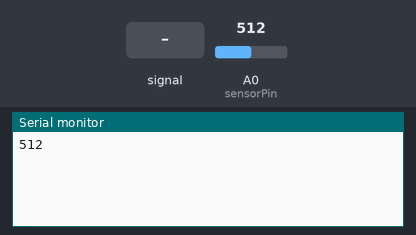
Simulated run of this sketch. Board: Arduino Uno, built with avr-gcc and run on an emulated ATmega328P. Parts: the last lines printed to the serial monitor. Inputs (shaded band) come from the test bench; at power-on: A0 (sensorPin) = 512.

Above: at 1.2 s.
1.3 s: A0 (sensorPin) fed a 200 Hz sine of ±81 counts around its level
At 1.8 s:
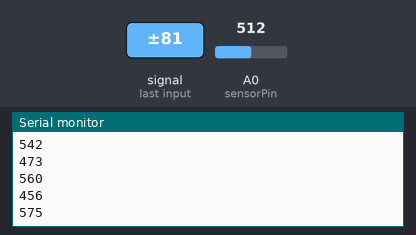
2.8 s: A0 (sensorPin) set to 716
At 4.0 s:
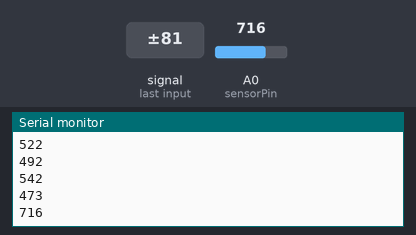
4.3 s: A0 (sensorPin) set to 900
At 5.2 s:
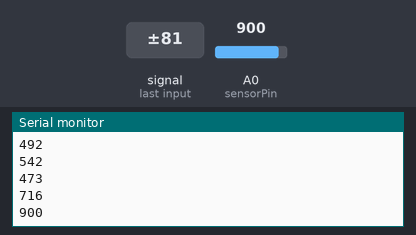
5.8 s: A0 (sensorPin) fed a 200 Hz sine of ±81 counts around its level
At 6.3 s:
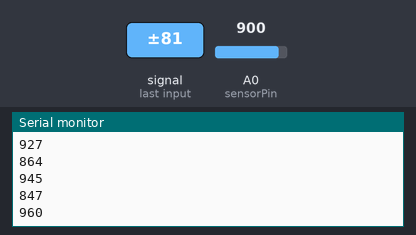
Timing chart, 0 to 8.3 s (numbered marks = the images above; inputs shaded):
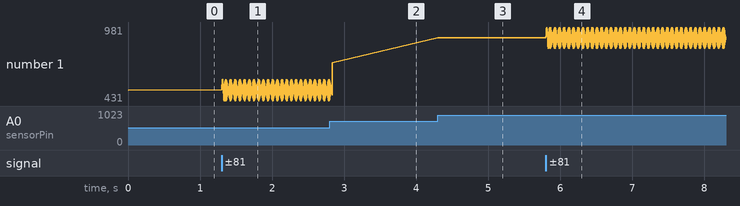

Measured:
- after the input at 1.3 s, the serial monitor: prints a new line at once (image 1)
- after the input at 2.8 s, the serial monitor: prints a new line at once (image 2)
- after the input at 4.3 s, the serial monitor: prints a new line at once (image 3)
- after the input at 5.8 s, the serial monitor: prints a new line at once (image 4)
- plotted number 1: 512 → 439 after the input at 1.3 s, 439 → 716 after the input at 2.8 s, 716 → 900 after the input at 4.3 s, 900 → 907 after the input at 5.8 s

The sketch:

serial_write.ino
```cpp
int sensorPin = A0;
int sensorVal = 0;
int lastVal = 0;
long timer = 0;
long TIMEOUT = 43200;
void setup() {
  Serial.begin(19200);
}

void loop() {
  sensorVal = analogRead(sensorPin);
  if (sensorVal - lastVal != 0 || timer > TIMEOUT) {
    Serial.println(sensorVal);
    timer = 0;
  }
  lastVal = sensorVal;
  timer = timer + 1;
}
```
